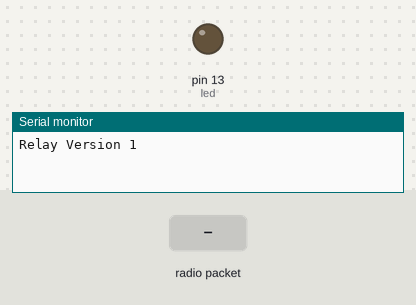
A sketch run on a simulated Arduino Uno, built for the host (arithmetic inside an expression is 32-bit, double 64-bit). On the bench: output pins drawn as LEDs (lit = HIGH), the last lines printed to the serial monitor. The test bench sets the inputs (shaded band). Random numbers use the default seed unless the sketch sets one; no radio packets arrive unless stated.

Above: at 1.2 s.
1.3 s: radio packet "0" arrives
At 1.6 s:
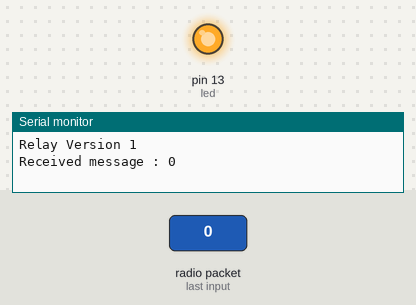
3.9 s: radio packet "9" arrives
At 4.6 s:
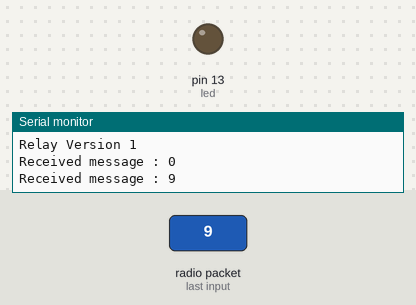
5.4 s: radio packet "5" arrives
At 5.9 s:
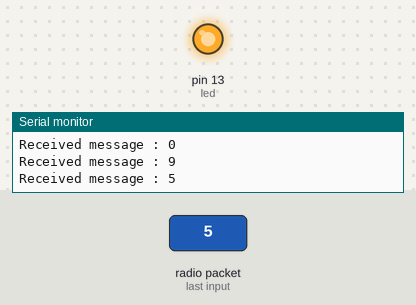
Timing chart, 0 to 8.4 s (numbered marks = the images above; inputs shaded):
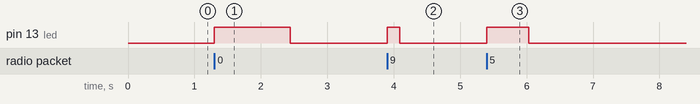

The sketch:

Relay.ino
```cpp
/////
//
// Relay code. Listens for TAG messages, formats them, and retransmits them.
// Also forwards messages from other relays.
// Message format is
//  SEQ       %5d
//  TYPE (0,1,9)  %5d     //a 0 from a tag is changed to a 1 (from a relay). a 9 is a reset counters
//  TAGID     %5d
//  RELAYID   %5d
//  TTL       %5d
//  RSSI      %5d
//
/////


#include <SPI.h>
#include <RH_RF95.h>

//Singleton instance of radio driver
RH_RF95 rf95;
int MESSAGELENGTH = 36;
int led = 13;   // Define LED pin in case we want to use it to demonstrate activity
int SEQ;
int TAGID;
int TTL;
int thisRSSI;
int RELAYID = 1;  // Identity of Relay. Will eventually be read from an SD card.
int RELAY;
int TYPE = 1;   // Message type. All messages from a relay are type 1.
int DELAY = 1000; // Time between transmissions (milliseconds)
int MAXSEQ = 0; // Highest sequence number seen so far (assumes only one tag)
double CSMATIME = 10;  // Check the status of the channel every 10 ms

void setup() {
  pinMode(led, OUTPUT);
  Serial.begin(9600);
  Serial.println("Relay Version 1");
  while (!Serial)
    Serial.println("Waiting for serial port");  //Wait for serial port to be available.
  while (!rf95.init())
  {
    Serial.println("Initialisation of LoRa receiver failed");
    delay(1000);
  }
  rf95.setFrequency(915.0);
  rf95.setTxPower(0, false);
  rf95.setSignalBandwidth(500000);
  rf95.setSpreadingFactor(12);

}

void loop() {
  uint8_t buf[MESSAGELENGTH];
  uint8_t len = sizeof(buf);
  if (rf95.available())
  {
    // Should be a message for us now
    if (rf95.recv(buf, &len))
    {
      Serial.print("Received message : "); Serial.println((char*)buf);  //DEBUG
      digitalWrite(led, HIGH);
    }
    else
    {
      Serial.println("recv failed");
    }

    // Wait an exponentially distributed amount of time before transmitting (mean DELAY)
    int WAITTIME = round(-log(1 - (double)random(1,9999)/10000)*DELAY);
    delay(WAITTIME);

    // Unpack message
    char str[MESSAGELENGTH];
    for (int i=0; i < MESSAGELENGTH; i++)
      str[i] = buf[i];

    // Now extract subfields
    sscanf(str, "%5d %5d %5d %5d %5d %5d", &SEQ, &TYPE, &TAGID, &RELAY, &TTL, &thisRSSI);
    if (TYPE == 0) //Need to fill in fields
    {
      TYPE = 1;
      RELAY = RELAYID;
      thisRSSI = rf95.lastRssi();
    }
    TTL--;    //decrement TTL
    if (((TTL > 0) && (SEQ > MAXSEQ)) || ((TTL > 0) && (TYPE == 9)))  // Decide whether to transmit or not
    {
        if (TYPE == 9)
          MAXSEQ = 0; //Reset counter
        else
          MAXSEQ = SEQ;

      sprintf(str, "%5d %5d %5d %5d %5d %5d", SEQ, TYPE, TAGID, RELAY, TTL, thisRSSI);
      for (int i=0; i < MESSAGELENGTH; i++)
        buf[i] = str[i];
      rf95.setModeIdle(); // some obscure bug causing loss of every second message
      // Channel should be idle but if not wait for it to go idle
      while (rf95.isChannelActive())
      {
        delay(CSMATIME);   // wait for channel to go idle by checking frequently
        Serial.println("relay node looping on isChannelActive()"); //DEBUG
      }
      // Transmit message
      Serial.print("Forwarded message: ");  //DEBUG
      Serial.println((char*)buf);           //DEBUG
      digitalWrite(led, HIGH);
      rf95.send(str, sizeof(buf));
      rf95.waitPacketSent();
    }
    digitalWrite(led, LOW);
  }
}
```

Measured:
- after the input at 1.3 s, pin 13 (led): LOW → HIGH at once, → LOW 1.1 s later
- after the input at 3.9 s, pin 13 (led): LOW → HIGH at once, → LOW 0.19 s later
- after the input at 5.4 s, pin 13 (led): LOW → HIGH at once, → LOW 0.63 s later
